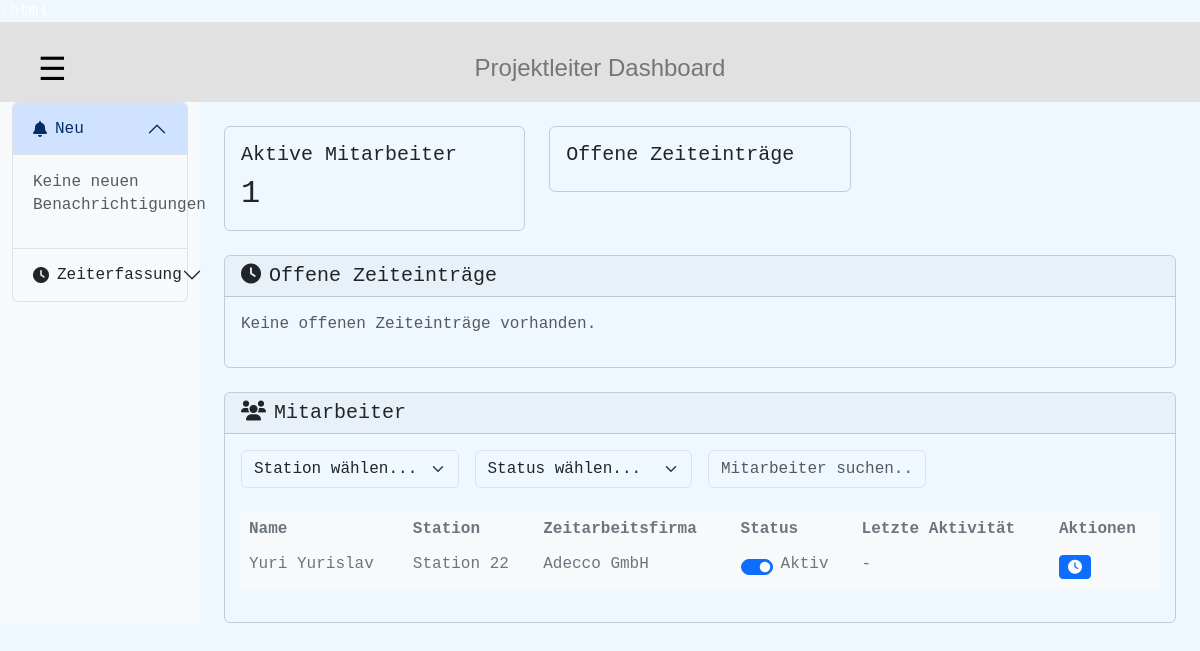
/project-manager/dashboard/ (signed in), run on the app's committed database.
### time_tracking/models.py (models this page shows, shortened)
class CustomUser(AbstractUser):
    USER_TYPES = (
        ('ADMIN', 'Administrator'),
        ('PROJECT_MANAGER', 'Projektleiter'),
        ('TEMP_WORKER', 'Zeitarbeitskraft'),
    )
    user_type = models.CharField(max_length=20, choices=USER_TYPES)
    station = models.ForeignKey(Station, on_delete=models.SET_NULL, null=True, blank=True)
    zeitarbeitsfirma = models.ForeignKey(Zeitarbeitsfirma, on_delete=models.SET_NULL, null=True, blank=True)
    project_manager = models.ForeignKey('self', on_delete=models.SET_NULL, null=True, blank=True,
                                        limit_choices_to={'user_type': 'PROJECT_MANAGER'})

class Station(models.Model):
    name = models.CharField(max_length=255)
    location = models.CharField(max_length=255)

class Zeitarbeitsfirma(models.Model):
    name = models.CharField(max_length=255)
    address = models.CharField(max_length=255)
    contact_person = models.CharField(max_length=255)

### time_tracking/views.py (the view)
class ProjectManagerDashboard(UserPassesTestMixin, ListView):
    model = TimeEntry
    template_name = 'time_tracking/admin/project_manager_dashboard.html'
    context_object_name = 'time_entries'
    paginate_by = 10
    ordering = ['-timestamp']
    def test_func(self):
        return is_project_manager(self.request.user)
    def get_queryset(self):
        return TimeEntry.objects.filter(
            user__project_manager=self.request.user
        ).select_related('user')
    def get_context_data(self, **kwargs):
        context = super().get_context_data(**kwargs)
        context['workers'] = CustomUser.objects.filter(
            project_manager=self.request.user,
            user_type='TEMP_WORKER'
        )
        context['active_workers_count'] = context['workers'].filter(is_active=True).count()
        context['pending_entries'] = TimeEntry.objects.filter(
            user__project_manager=self.request.user,
            approval_status='PENDING'  # Changed from status to approval_status
        ).select_related('user').order_by('-timestamp')
        context['notifications'] = Notification.objects.filter(
            user=self.request.user,
            read=False
        ).order_by('-created_at')
        return context

### time_tracking/views.py (called while the page is built)
def is_project_manager(user):
    return user.user_type == 'PROJECT_MANAGER'

### time_tracking/templates/time_tracking/admin/project_manager_dashboard.html (shortened to what this page needs)
{% extends "time_tracking/base/project_manager_base.html" %}
{% load static %}
{% block content %}
<div class="container-fluid" style="background-color: aliceblue;">
    <div class="row">
        <div class="col-md-3 col-lg-2 d-md-block bg-light sidebar">
            <div class="accordion" id="pmAccordion">
                <div class="accordion-item">
                    <h2 class="accordion-header">
                        <button class="accordion-button" type="button" data-bs-toggle="collapse" data-bs-target="#notificationsCollapse">
                            <i class="fas fa-bell me-2"></i>Neu
                        </button>
                    </h2>
                    <div id="notificationsCollapse" class="accordion-collapse collapse show">
                        <div class="accordion-body">
                            {% if notifications %}
                            <div class="list-group">
                                {% for notification in notifications %}
                                <div class="list-group-item">
                                    <div class="d-flex w-100 justify-content-between">
                                        <h6 class="mb-1">{{ notification.title }}</h6>
                                        <small>{{ notification.created_at|timesince }}</small>
                                    </div>
                                    <p class="mb-1">{{ notification.message }}</p>
                                    <div class="mt-2">
                                        <button class="btn btn-success btn-sm approve-entry"
                                                data-entry-id="{{ notification.entry.id }}">
                                            Bestätigen
                                        </button>
                                        <button class="btn btn-danger btn-sm reject-entry"
                                                data-entry-id="{{ notification.entry.id }}">
                                            Ablehnen
                                        </button>
                                    </div>
                                </div>
                                {% endfor %}
                            </div>
                            {% else %}
                            <p class="text-muted">Keine neuen Benachrichtigungen</p>
                            {% endif %}
                        </div>
                    </div>
                </div>
                <div class="accordion-item">
                    <h2 class="accordion-header">
                        <button class="accordion-button collapsed" type="button" data-bs-toggle="collapse" data-bs-target="#timetrackingCollapse">
                            <i class="fas fa-clock me-2"></i>Zeiterfassung
                        </button>
                    </h2>
                </div>
            </div>
        </div>
        <div class="col-md-9 col-lg-10 ms-sm-auto px-md-4">
            <div class="row mt-4">
                <div class="col-md-4">
                    <div class="card">
                        <div class="card-body">
                            <h5 class="card-title">Aktive Mitarbeiter</h5>
                            <p class="card-text h2" id="activeWorkersCount">{{ active_workers_count }}</p>
                        </div>
                    </div>
                </div>
                <div class="col-md-4">
                    <div class="card">
                        <div class="card-body">
                            <h5 class="card-title">Offene Zeiteinträge</h5>
                        </div>
                    </div>
                </div>
            </div>
            <div class="row mt-4" id="pending">
                <div class="col-12">
                    <div class="card">
                        <div class="card-header">
                            <h5 class="card-title mb-0">
                                <i class="fas fa-clock me-2"></i>Offene Zeiteinträge
                            </h5>
                        </div>
                        <div class="card-body">
                            {% regroup pending_entries by user as user_entries %}
                            {% for user_group in user_entries %}
                            <div class="mb-4">
                                <h6>{{ user_group.grouper.get_full_name }}</h6>
                                <div class="table-responsive">
                                    <table class="table">
                                        <thead>
                                            <tr>
                                                <th>Datum</th>
                                                <th>Art</th>
                                                <th>Zeit</th>
                                                <th>Notiz</th>
                                                <th>Aktionen</th>
                                            </tr>
                                        </thead>
                                        <tbody>
                                            {% for entry in user_group.list %}
                                            <tr>
                                                <td>{{ entry.timestamp|date:"d.m.Y" }}</td>
                                                <td>{{ entry.get_entry_type_display }}</td>
                                                <td>{{ entry.timestamp|time:"H:i" }}</td>
                                                <td>{{ entry.note|default:"-" }}</td>
                                                <td>
                                                    <button class="btn btn-success btn-sm approve-entry"
                                                            data-entry-id="{{ entry.id }}">
                                                        <i class="fas fa-check"></i>
                                                    </button>
                                                    <button class="btn btn-danger btn-sm reject-entry"
                                                            data-entry-id="{{ entry.id }}">
                                                        <i class="fas fa-times"></i>
                                                    </button>
                                                </td>
                                            </tr>
                                            {% endfor %}
                                        </tbody>
                                    </table>
                                </div>
                            </div>
                            {% empty %}
                            <p class="text-muted">Keine offenen Zeiteinträge vorhanden.</p>
                            {% endfor %}
                        </div>
                    </div>
                </div>
            </div>
            <div class="row mt-4" id="workers">
                <div class="col-12">
                    <div class="card">
                        <div class="card-header d-flex justify-content-between align-items-center">
                            <h5 class="card-title mb-0">
                                <i class="fas fa-users me-2"></i>Mitarbeiter
                            </h5>
                        </div>
                        <div class="card-body">
                            <form id="filterForm" class="row g-3 mb-4">
                                <div class="col-md-3">
                                    <select class="form-select" id="stationFilter">
                                        <option value="">Station wählen...</option>
                                    </select>
                                </div>
                                <div class="col-md-3">
                                    <select class="form-select" id="statusFilter">
                                        <option value="">Status wählen...</option>
                                    </select>
                                </div>
                                <div class="col-md-3">
                                    <input type="text" class="form-control" id="searchInput"
                                           placeholder="Mitarbeiter suchen...">
                                </div>
                            </form>
                            <div class="table-responsive">
                                <table class="table table-hover">
                                    <thead>
                                        <tr>
                                            <th>Name</th>
                                            <th>Station</th>
                                            <th>Zeitarbeitsfirma</th>
                                            <th>Status</th>
                                            <th>Letzte Aktivität</th>
                                            <th>Aktionen</th>
                                        </tr>
                                    </thead>
                                    <tbody>
                                        {% for worker in workers %}
                                        <tr class="worker-row" data-worker-id="{{ worker.id }}">
                                            <td>{{ worker.get_full_name }}</td>
                                            <td>{{ worker.station.name }}</td>
                                            <td>{{ worker.zeitarbeitsfirma.name }}</td>
                                            <td>
                                                <div class="form-check form-switch">
                                                    <input class="form-check-input worker-status"
                                                           type="checkbox"
                                                           data-worker-id="{{ worker.id }}"
                                                           {% if worker.is_active %}checked{% endif %}>
                                                    <label class="form-check-label">
                                                        {% if worker.is_active %}Aktiv{% else %}Inaktiv{% endif %}
                                                    </label>
                                                </div>
                                            </td>
                                            <td>{{ worker.last_login|default:"-" }}</td>
                                            <td>
                                                <button class="btn btn-sm btn-primary view-times"
                                                        data-worker-id="{{ worker.id }}">
                                                    <i class="fas fa-clock"></i>
                                                </button>
                                            </td>
                                        </tr>
                                        {% endfor %}
                                    </tbody>
                                </table>
                            </div>
                        </div>
                    </div>
                </div>
            </div>
        </div>
    </div>
</div>
{% endblock %}

### time_tracking/static/time_tracking/css/project_manager_dashboard.css (style rules this page uses)
body { --bs-body-font-family: var(--bs-font-monospace); --bs-body-line-height: 1.4; --bs-body-bg: var(--bs-white-100); background-color: #ECECEC; color: #fff; }
.table { --bs-table-color: var(--bs-gray-600); --bs-table-bg: var(--bs-gray-100); --bs-table-border-color: transparent; }
.admin-body { background-color: aliceblue; margin: 0; padding: 0; min-height: 100vh; }

### data on the page
CustomUser: get_full_name "Yuri Yurislav", station.name "Station 22", zeitarbeitsfirma.name "Adecco GmbH", is_active "☑", shows "Aktiv", last_login "-"

### other printed values
{{ active_workers_count }} "1"
